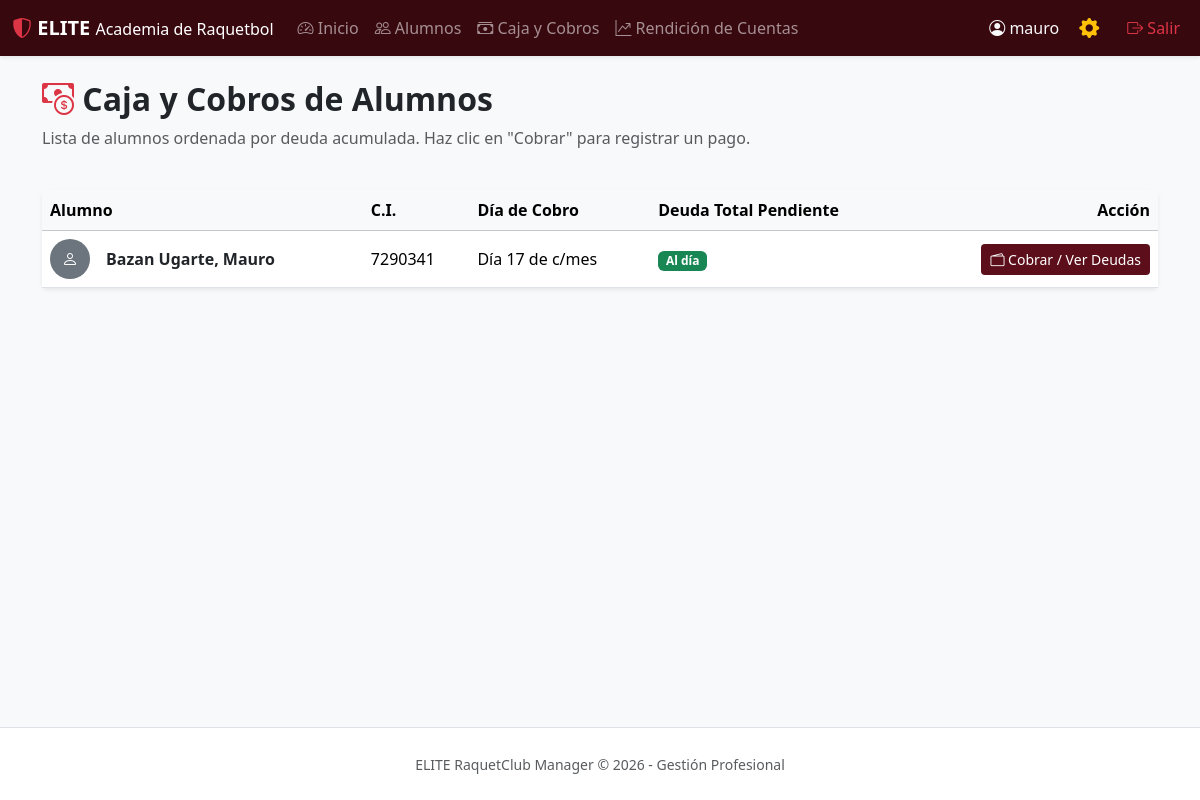
Page /cobros/ (signed in) on the committed database.
### club/models.py (models this page shows, shortened)
class Player(models.Model):
    first_name = models.CharField(max_length=100, verbose_name="Nombre")
    last_name = models.CharField(max_length=100, verbose_name="Apellido")
    ci = models.CharField(max_length=20, unique=True, blank=True, null=True, verbose_name="C.I.")
    phone = models.CharField(max_length=20, blank=True, verbose_name="Teléfono personal")
    parent_phone = models.CharField(max_length=20, blank=True, verbose_name="Teléfono padres/tutor")
    blood_type = models.CharField(max_length=5, blank=True, verbose_name="Tipo de sangre")
    address = models.CharField(max_length=255, blank=True, verbose_name="Dirección")
    email = models.EmailField(blank=True, verbose_name="Correo electrónico")
    photo = models.ImageField(upload_to='players/', blank=True, null=True, verbose_name="Fotografía")
    fee_plan = models.ForeignKey(
        FeePlan,
        on_delete=models.SET_NULL,
        null=True,
        blank=True,
        verbose_name="Plan de Mensualidad"
    )
    custom_monthly_fee = models.DecimalField(
        max_digits=10,
        decimal_places=2,
        default=Decimal('150.00'),
        validators=[MinValueValidator(Decimal('0.00'))],
        verbose_name="O personalizar tarifa (Bs)"
    )
    registration_date = models.DateField(default=date.today, verbose_name="Fecha de ingreso / Inicio de cobro")
    billing_day = models.PositiveIntegerField(
        default=1,
        validators=[MinValueValidator(1), MaxValueValidator(31)],
        verbose_name="Día de cobro mensual (1 al 31)"
    )
    initial_debt = models.DecimalField(
        max_digits=10,
        decimal_places=2,
        default=Decimal('0.00'),
        verbose_name="Deuda previa acumulada (Bs)"
    )
    is_active = models.BooleanField(default=True, verbose_name="Activo")
    class Meta:
        verbose_name = "Alumno"
        verbose_name_plural = "Alumnos"
        ordering = ["last_name", "first_name"]
    @property
    def total_pending_debt(self):
        pending_fees = sum(fee.pending_amount for fee in self.fees.exclude(status='PAID'))
        return pending_fees + self.initial_debt

### club/views.py (the view)
# urls.py: path('cobros/', views.pending_debts_view, name='pending_debts'),
@login_required
def pending_debts_view(request):
    players = Player.objects.all()
    players_with_debt = sorted(players, key=lambda p: p.total_pending_debt, reverse=True)
    return render(request, 'club/pending_debts.html', {'players': players_with_debt})

### club/templates/club/pending_debts.html (shortened to what this page needs)
{% extends 'club/base.html' %}
{% block content %}
<div class="row mb-4 align-items-center">
    <div class="col-md-8">
        <h2 class="fw-bold"><i class="bi bi-cash-coin text-danger"></i> Caja y Cobros de Alumnos</h2>
        <p class="text-muted">Lista de alumnos ordenada por deuda acumulada. Haz clic en "Cobrar" para registrar un pago.</p>
    </div>
</div>
<div class="card shadow-sm border-0">
    <div class="card-body p-0">
        <div class="table-responsive">
            <table class="table table-hover align-middle mb-0">
                <thead class="table-light">
                    <tr>
                        <th>Alumno</th>
                        <th>C.I.</th>
                        <th>Día de Cobro</th>
                        <th>Deuda Total Pendiente</th>
                        <th class="text-end">Acción</th>
                    </tr>
                </thead>
                <tbody>
                    {% for p in players %}
                        <tr>
                            <td>
                                <div class="d-flex align-items-center">
                                    {% if p.photo %}
                                        <img src="{{ p.photo.url }}" class="rounded-circle me-3" style="width: 40px; height: 40px; object-fit: cover;">
                                    {% else %}
                                        <div class="bg-secondary text-white rounded-circle d-flex align-items-center justify-content-center me-3" style="width: 40px; height: 40px;">
                                            <i class="bi bi-person"></i>
                                        </div>
                                    {% endif %}
                                    <div>
                                        <span class="fw-bold text-dark">{{ p.last_name }}, {{ p.first_name }}</span>
                                    </div>
                                </div>
                            </td>
                            <td>{{ p.ci|default:"-" }}</td>
                            <td>Día {{ p.billing_day }} de c/mes</td>
                            <td>
                                {% if p.total_pending_debt > 0 %}
                                    <span class="text-danger fw-bold fs-5">{{ p.total_pending_debt }} Bs</span>
                                {% else %}
                                    <span class="badge bg-success">Al día</span>
                                {% endif %}
                            </td>
                            <td class="text-end">
                                <a href="{% url 'collect_payment' pk=p.pk %}" class="btn btn-elite btn-sm">
                                    <i class="bi bi-wallet2"></i> Cobrar / Ver Deudas
                                </a>
                            </td>
                        </tr>
                    {% empty %}
                        <tr>
                            <td colspan="5" class="text-center py-4 text-muted">No hay alumnos registrados.</td>
                        </tr>
                    {% endfor %}
                </tbody>
            </table>
        </div>
    </div>
</div>
{% endblock %}

### club/templates/club/base.html (shortened to what this page needs)
<!DOCTYPE html>
<html lang="es">
<head>
    <link href="https://cdn.jsdelivr.net/npm/bootstrap@5.3.2/dist/css/bootstrap.min.css" rel="stylesheet">
    <link rel="stylesheet" href="https://cdn.jsdelivr.net/npm/bootstrap-icons@1.11.1/font/bootstrap-icons.css">
</head>
<body class="bg-light d-flex flex-column min-vh-100">
    <nav class="navbar navbar-expand-lg navbar-dark bg-elite-dark shadow-sm">
        <div class="container-fluid">
            <a class="navbar-brand fw-bold" href="{% url 'home' %}">
                <i class="bi bi-shield-shaded text-danger"></i> ELITE <span class="fw-light fs-6">Academia de Raquetbol</span>
            </a>
            <div class="collapse navbar-collapse" id="navbarNav">
                <ul class="navbar-nav me-auto">
                    <li class="nav-item">
                        <a class="nav-link" href="{% url 'home' %}">
                            <i class="bi bi-speedometer2"></i> Inicio
                        </a>
                    </li>
                    <li class="nav-item">
                        <a class="nav-link" href="{% url 'player_list' %}">
                            <i class="bi bi-people"></i> Alumnos
                        </a>
                    </li>
                    <li class="nav-item">
                        <a class="nav-link" href="{% url 'pending_debts' %}">
                            <i class="bi bi-cash-stack"></i> Caja y Cobros
                        </a>
                    </li>
                    {% if user.is_superuser or user.groups.all.0.name == 'Dueno' %}
                    <li class="nav-item">
                        <a class="nav-link" href="{% url 'financial_report' %}">
                            <i class="bi bi-graph-up-arrow"></i> Rendición de Cuentas
                        </a>
                    </li>
                    {% endif %}
                </ul>
                <ul class="navbar-nav ms-auto align-items-center">
                    {% if user.is_authenticated %}
                        <li class="nav-item me-2">
                            <span class="nav-link text-light py-0">
                                <i class="bi bi-person-circle"></i> {{ user.username }}
                            </span>
                        </li>
                        {% if user.is_superuser or user.groups.all.0.name == 'Dueno' %}
                        <li class="nav-item me-3">
                            <a class="nav-link text-warning fs-5 px-1 py-0" href="{% url 'user_list' %}" title="Gestión de Usuarios y Personal">
                                <i class="bi bi-gear-fill"></i>
                            </a>
                        </li>
                        {% endif %}
                        <li class="nav-item">
                            <a class="nav-link text-danger py-0" href="{% url 'logout' %}">
                                <i class="bi bi-box-arrow-right"></i> Salir
                            </a>
                        </li>
                    {% else %}
                        <li class="nav-item">
                            <a class="nav-link" href="{% url 'login' %}">
                                <i class="bi bi-box-arrow-in-right"></i> Iniciar sesión
                            </a>
                        </li>
                    {% endif %}
                </ul>
            </div>
        </div>
    </nav>
    <main class="container my-4 flex-grow-1">
        {% block content %}
        {% endblock %}
    </main>
    <footer class="text-center text-muted py-4 mt-auto border-top bg-white">
        <small>ELITE RaquetClub Manager &copy; 2026 - Gestión Profesional</small>
    </footer>
</body>
</html>

### club/templates/club/base.html (style rules this page uses)
.bg-elite-dark { background-color: #38080f !important; }
.btn-elite { background-color: #5c0f1a; color: #fff; }

### rows in the picture
Player: last_name "Bazan Ugarte", first_name "Mauro", ci "7290341", billing_day "17", initial_debt "Al día"

### other values in the picture
{{ user.username }} "mauro"
